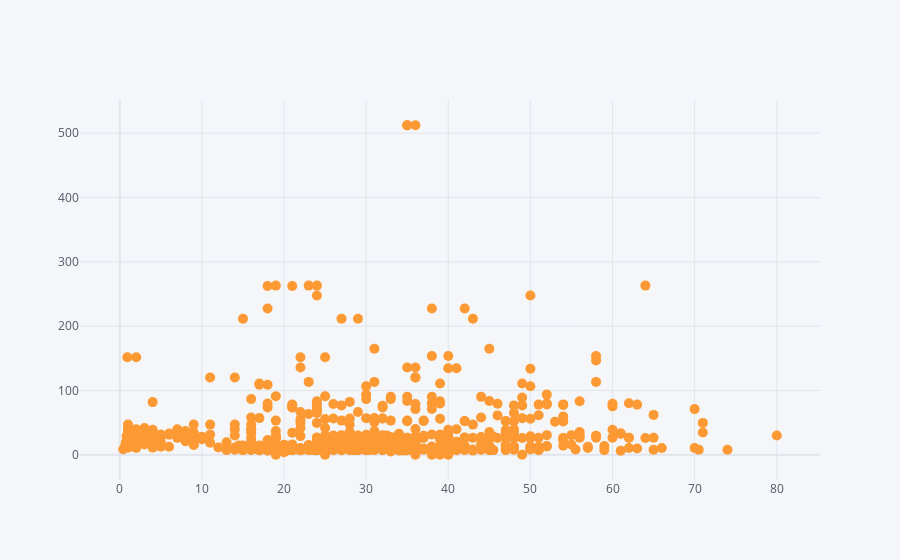

Notebook source saved alongside this figure:
### Code cell
df1[['age','fare']].iplot(x = "age",y="fare",mode="markers",size=10)

### Figure 1 — Plotly figure (JSON) as saved in the notebook; plotly's stock layout.template omitted (floating-point values rounded to 4 significant figures; data arrays with more than 128 entries replaced by an {"elided": "..."} marker saying what was removed)
{"data": [{"line": {"color": "rgba(255, 153, 51, 1.0)", "dash": "solid", "shape": "linear", "width": 1.3}, "marker": {"size": 10, "symbol": "circle"}, "mode": "markers", "name": "fare", "text": "", "type": "scatter", "x": {"elided": "891 float values"}, "y": {"elided": "891 float values"}}], "layout": {"legend": {"bgcolor": "#F5F6F9", "font": {"color": "#4D5663"}}, "paper_bgcolor": "#F5F6F9", "plot_bgcolor": "#F5F6F9", "title": {"font": {"color": "#4D5663"}}, "xaxis": {"gridcolor": "#E1E5ED", "showgrid": true, "tickfont": {"color": "#4D5663"}, "title": {"font": {"color": "#4D5663"}, "text": ""}, "zerolinecolor": "#E1E5ED"}, "yaxis": {"gridcolor": "#E1E5ED", "showgrid": true, "tickfont": {"color": "#4D5663"}, "title": {"font": {"color": "#4D5663"}, "text": ""}, "zerolinecolor": "#E1E5ED"}}}
